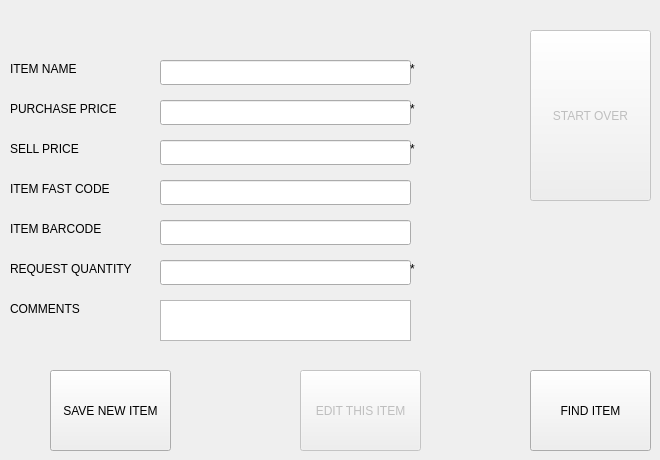
      <widget class="QWidget" name="tab_6">
       <attribute name="title">
        <string>ITEMS</string>
       </attribute>
       <widget class="QLineEdit" name="lineEdit">
        <property name="geometry">
         <rect>
          <x>160</x>
          <y>60</y>
          <width>251</width>
          <height>25</height>
         </rect>
        </property>
       </widget>
       <widget class="QLineEdit" name="lineEdit_2">
        <property name="geometry">
         <rect>
          <x>160</x>
          <y>100</y>
          <width>251</width>
          <height>25</height>
         </rect>
        </property>
        <property name="inputMask">
         <string/>
        </property>
       </widget>
       <widget class="QLineEdit" name="lineEdit_3">
        <property name="geometry">
         <rect>
          <x>160</x>
          <y>140</y>
          <width>251</width>
          <height>25</height>
         </rect>
        </property>
       </widget>
       <widget class="QLineEdit" name="lineEdit_4">
        <property name="geometry">
         <rect>
          <x>160</x>
          <y>180</y>
          <width>251</width>
          <height>25</height>
         </rect>
        </property>
       </widget>
       <widget class="QLabel" name="label_2">
        <property name="geometry">
         <rect>
          <x>10</x>
          <y>60</y>
          <width>91</width>
          <height>17</height>
         </rect>
        </property>
        <property name="text">
         <string>ITEM NAME</string>
        </property>
       </widget>
       <widget class="QLabel" name="label_4">
        <property name="geometry">
         <rect>
          <x>10</x>
          <y>100</y>
          <width>121</width>
          <height>17</height>
         </rect>
        </property>
        <property name="text">
         <string>PURCHASE PRICE</string>
        </property>
       </widget>
       <widget class="QLabel" name="label_5">
        <property name="geometry">
         <rect>
          <x>10</x>
          <y>140</y>
          <width>81</width>
          <height>17</height>
         </rect>
        </property>
        <property name="text">
         <string>SELL PRICE</string>
        </property>
       </widget>
       <widget class="QLabel" name="label_6">
        <property name="geometry">
         <rect>
          <x>10</x>
          <y>180</y>
          <width>121</width>
          <height>17</height>
         </rect>
        </property>
        <property name="text">
         <string>ITEM FAST CODE</string>
        </property>
       </widget>
       <widget class="QLabel" name="label_7">
        <property name="geometry">
         <rect>
          <x>10</x>
          <y>220</y>
          <width>111</width>
          <height>17</height>
         </rect>
        </property>
        <property name="text">
         <string>ITEM BARCODE</string>
        </property>
       </widget>
       <widget class="QLineEdit" name="lineEdit_5">
        <property name="geometry">
         <rect>
          <x>160</x>
          <y>220</y>
          <width>251</width>
          <height>25</height>
         </rect>
        </property>
       </widget>
       <widget class="QPushButton" name="pushButton_14">
        <property name="geometry">
         <rect>
          <x>50</x>
          <y>370</y>
          <width>121</width>
          <height>81</height>
         </rect>
        </property>
        <property name="text">
         <string>SAVE NEW ITEM</string>
        </property>
       </widget>
       <widget class="QLineEdit" name="lineEdit_21">
        <property name="geometry">
         <rect>
          <x>160</x>
          <y>260</y>
          <width>251</width>
          <height>25</height>
         </rect>
        </property>
       </widget>
       <widget class="QLabel" name="label_35">
        <property name="geometry">
         <rect>
          <x>10</x>
          <y>260</y>
          <width>141</width>
          <height>17</height>
         </rect>
        </property>
        <property name="text">
         <string>REQUEST QUANTITY</string>
        </property>
       </widget>
       <widget class="QPushButton" name="pushButton_30">
        <property name="geometry">
         <rect>
          <x>530</x>
          <y>370</y>
          <width>121</width>
          <height>81</height>
         </rect>
        </property>
        <property name="text">
         <string>FIND ITEM</string>
        </property>
       </widget>
       <widget class="QTextEdit" name="textEdit_9">
        <property name="geometry">
         <rect>
          <x>160</x>
          <y>300</y>
          <width>251</width>
          <height>41</height>
         </rect>
        </property>
       </widget>
       <widget class="QLabel" name="label_105">
        <property name="geometry">
         <rect>
          <x>10</x>
          <y>300</y>
          <width>91</width>
          <height>17</height>
         </rect>
        </property>
        <property name="text">
         <string>COMMENTS</string>
        </property>
       </widget>
       <widget class="QLabel" name="label_27">
        <property name="geometry">
         <rect>
          <x>410</x>
          <y>60</y>
          <width>67</width>
          <height>17</height>
         </rect>
        </property>
        <property name="text">
         <string>*</string>
        </property>
       </widget>
       <widget class="QLabel" name="label_68">
        <property name="geometry">
         <rect>
          <x>410</x>
          <y>100</y>
          <width>67</width>
          <height>17</height>
         </rect>
        </property>
        <property name="text">
         <string>*</string>
        </property>
       </widget>
       <widget class="QLabel" name="label_107">
        <property name="geometry">
         <rect>
          <x>410</x>
          <y>140</y>
          <width>67</width>
          <height>17</height>
         </rect>
        </property>
        <property name="text">
         <string>*</string>
        </property>
       </widget>
       <widget class="QLabel" name="label_108">
        <property name="geometry">
         <rect>
          <x>410</x>
          <y>260</y>
          <width>67</width>
          <height>17</height>
         </rect>
        </property>
        <property name="text">
         <string>*</string>
        </property>
       </widget>
       <widget class="QPushButton" name="pushButton_13">
        <property name="enabled">
         <bool>false</bool>
        </property>
        <property name="geometry">
         <rect>
          <x>300</x>
          <y>370</y>
          <width>121</width>
          <height>81</height>
         </rect>
        </property>
        <property name="text">
         <string>EDIT THIS ITEM</string>
        </property>
       </widget>
       <widget class="QPushButton" name="pushButton_17">
        <property name="enabled">
         <bool>false</bool>
        </property>
        <property name="geometry">
         <rect>
          <x>530</x>
          <y>30</y>
          <width>121</width>
          <height>171</height>
         </rect>
        </property>
        <property name="text">
         <string>START OVER</string>
        </property>
       </widget>
      </widget>
